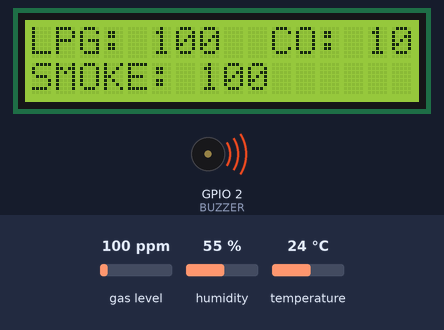
Bench run of a sketch on a simulated ESP8266 (NodeMCU). Shown: 16×2 character LCD, buzzer (waves = sounding, pin HIGH). The inputs (shaded band) are chosen by the test bench; at power-on: gas level 100 ppm, humidity 55 %, temperature 24 °C. WiFi joins after 1.5 s; servers stay silent unless stated; what the sketch prints to the serial monitor is not drawn.

Above: at 2.7 s.
2.8 s: gas level set to 20 ppm
At 5.8 s:
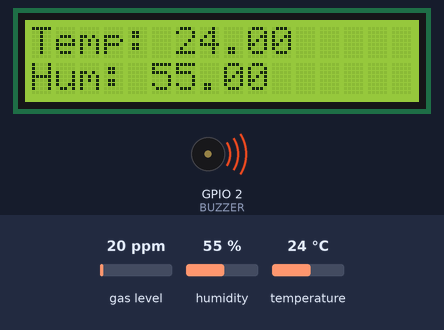
At 11.5 s:
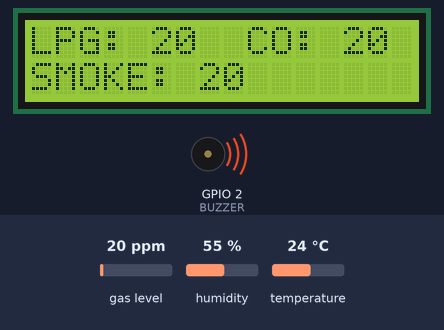
14.2 s: gas level set to 250 ppm
At 24.1 s:
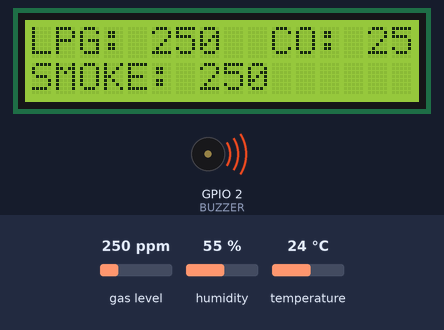
Timing chart, 0 to 25.6 s (numbered marks = the images above; inputs shaded):
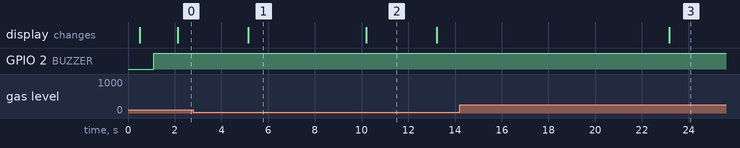

Measured:
- after the input at 2.8 s, the display: first differs from a run without the input after 7.4 s (image 2)
- after the input at 14.2 s, the display: changes after 9.0 s (image 3)
- what the display in image 1 shows lasts 5.1 s, from 5.1 s to 10.2 s
- what the display in image 2 shows lasts 3.0 s, from 10.2 s to 13.2 s

The sketch:

connect_with_firebase.ino
```cpp
#include<FirebaseArduino.h>
//#include <LCD.h>
#include<MQ2.h>
#include <ESP8266WiFi.h>
#include <Wire.h>
#include <LiquidCrystal_I2C.h>
//#include <LiquidCrystal_SR.h>
//#include <LiquidCrystal.h>
#include<DHT.h>
#define HOST "gasleakage-b6005.firebaseio.com"
#define AUTH "oafrzUMv1vrm4NhZnqN2BPTUqB5jfkh4r0l1xP6m"
#define DHTPIN 13
#define BUZZER 2
#define DHTTYPE DHT11
long MQ_PIN = A0;
int lpg, co, smoke;
float h, t;

DHT dht(DHTPIN, DHTTYPE);
MQ2 mq2(MQ_PIN);
//LiquidCrystal_SR lcd(16, 5, 4);
LiquidCrystal_I2C lcd(0x27, 16, 2);
//Data,clock,Letch


char ssid[] = "4pp37";   //network SSID (name)
char pass[] = "appelakib121****";   //network password
int keyIndex = 0;            // network key index number (needed only for WEP)
WiFiClient  client;

void setup() {
  //pinMode(2, OUTPUT);
  Serial.begin(115200);
  //delay(100);
  //WiFi.disconnect();
  WiFi.mode(WIFI_STA);

  Firebase.begin(HOST, AUTH);
  dht.begin();
  mq2.begin();

  lcd.begin(); // set up the LCD's number of columns and rows:
  lcd.clear(); // clear the screen
}

void loop() {

  // Connect or reconnect to WiFi
  if (WiFi.status() != WL_CONNECTED) {
    Serial.print("Attempting to connect to SSID: ");
    Serial.println();
    while (WiFi.status() != WL_CONNECTED) {
      WiFi.begin(ssid, pass); // Connect to WPA/WPA2 network. Change this line if using open or WEP network
      Serial.print(".");
      delay(500);
      readingData();
      delay(500);
    }
    Serial.println("\nConnected.");

  }
  delay(500);
  readingData();
  uploadData();
  delay(1500);


  // Wait 20 seconds to uodate the channel again
  //delay(1000);
}
//Reading the Data
void readingData() {
  //delay(2000);
  h = dht.readHumidity();
  t = dht.readTemperature();
  float* values = mq2.read(true);
  lpg = mq2.readLPG();
  co = mq2.readCO();
  smoke = mq2.readSmoke();
  if(lpg>=5){
    analogWrite(BUZZER,1000);
  }
  else{
    analogWrite(BUZZER,0);
  }
  delay(1000);
  /*digitalWrite(2, LOW);
    if (lpg >= 1000) {
    digitalWrite(2, HIGH);
    }*/
  lcd.clear();
  lcd.setCursor(0, 0);
  lcd.print((String)"LPG: " + lpg + "  CO: " + co);
  lcd.setCursor(0, 1);
  lcd.print((String)"SMOKE: " + smoke);
  delay(3000);

  //delay(3000);

  lcd.clear();
  lcd.setCursor(0, 0);
  lcd.print((String)"Temp: " + t);
  lcd.setCursor(0, 1);
  lcd.print((String)"Hum: " + h);
  delay(3000);
}
void uploadData() {
  Serial.println((String)"Lpg: " + lpg);
  Firebase.setInt("LPG", lpg);
  if (Firebase.failed()) {
    Serial.println("Failed to write the data");
    Serial.println(Firebase.error());
  }
  Serial.println((String)"CO: " + co);
  Firebase.setInt("CO", co);
  if (Firebase.failed()) {
    Serial.println("Failed to write the data");
    Serial.println(Firebase.error());

  }
  Serial.println((String)"Smoke: " + smoke);
  Firebase.setInt("SMOKE", smoke);
  if (Firebase.failed()) {
    Serial.println("Failed to write the data");
    Serial.println(Firebase.error());

  }
  Serial.println((String)"Temp: " + t);
  Firebase.setFloat("Temp", t);
  if (Firebase.failed()) {
    Serial.println("Failed to write the data");
    Serial.println(Firebase.error());

  }
  Serial.println((String)"HUm: " + h);
  Firebase.setFloat("Hum", h);
  if (Firebase.failed()) {
    Serial.println("Failed to write the data");
    Serial.println(Firebase.error());

  }
  Serial.println((String)"Date: ");
  Firebase.setInt("lastUpdate", millis());
  if (Firebase.failed()) {
    Serial.println("Failed to write the data");
    Serial.println(Firebase.error());

  }
  delay(3000);

}
```
